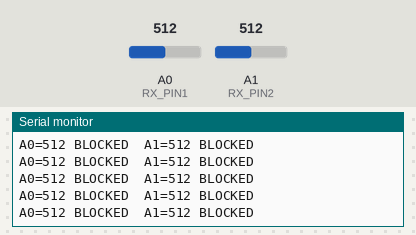
A sketch run on a simulated Arduino Uno, built with avr-gcc and run on an emulated ATmega328P. Shown: the last lines printed to the serial monitor. Inputs (shaded band) come from the test bench; at power-on: A0 (RX_PIN1) = 512, A1 (RX_PIN2) = 512.

Above: at 1.2 s.
1.3 s: A0 (RX_PIN1) set to 318
At 1.32 s:
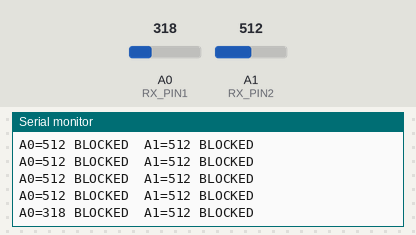
2.8 s: A0 (RX_PIN1) set to 284
At 2.83 s:
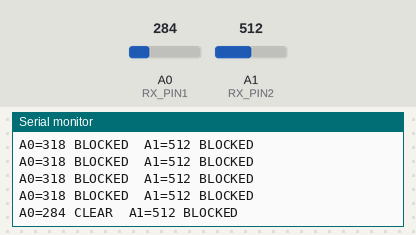
4.7 s: A1 (RX_PIN2) set to 308
At 4.74 s:
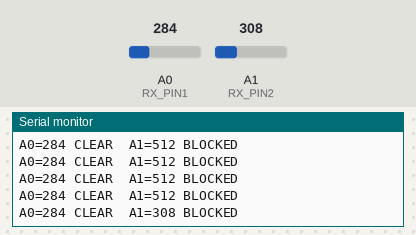
6.2 s: A1 (RX_PIN2) set to 285
At 6.36 s:
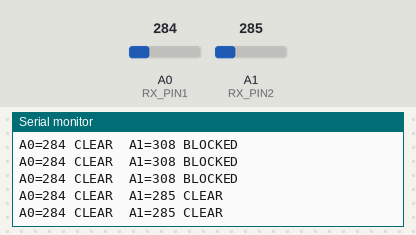

The sketch:

Beam_Breaker.ino
```cpp
const int RX_PIN1 = A0;
const int RX_PIN2 = A1;
int THRESHOLD = 300;

void setup() {
  pinMode(RX_PIN1, INPUT_PULLUP);
  pinMode(RX_PIN2, INPUT_PULLUP);
  Serial.begin(115200);
  Serial.println("OPB100 phototransistor test - Dual Sensor");
}

void loop() {
  int v1 = analogRead(RX_PIN1);
  int v2 = analogRead(RX_PIN2);
  bool blocked1 = (v1 > THRESHOLD);
  bool blocked2 = (v2 > THRESHOLD);

  Serial.print("A0="); Serial.print(v1);
  Serial.print(" "); Serial.print(blocked1 ? "BLOCKED" : "CLEAR");
  Serial.print("  A1="); Serial.print(v2);
  Serial.print(" "); Serial.println(blocked2 ? "BLOCKED" : "CLEAR");
  delay(100);
}
```

Measured:
- the behaviour switches between 301 and 300 on A0 (RX_PIN1) (found by bisection; images 1 and 2)
- the behaviour switches between 301 and 300 on A1 (RX_PIN2) (found by bisection; images 3 and 4)
- after the input at 1.3 s, the serial monitor: prints a new line at once (image 1)
- after the input at 2.8 s, the serial monitor: prints a new line at once (image 2)
- after the input at 4.7 s, the serial monitor: prints a new line at once (image 3)
- after the input at 6.2 s, the serial monitor: prints a new line after 0.05 s (image 4)
